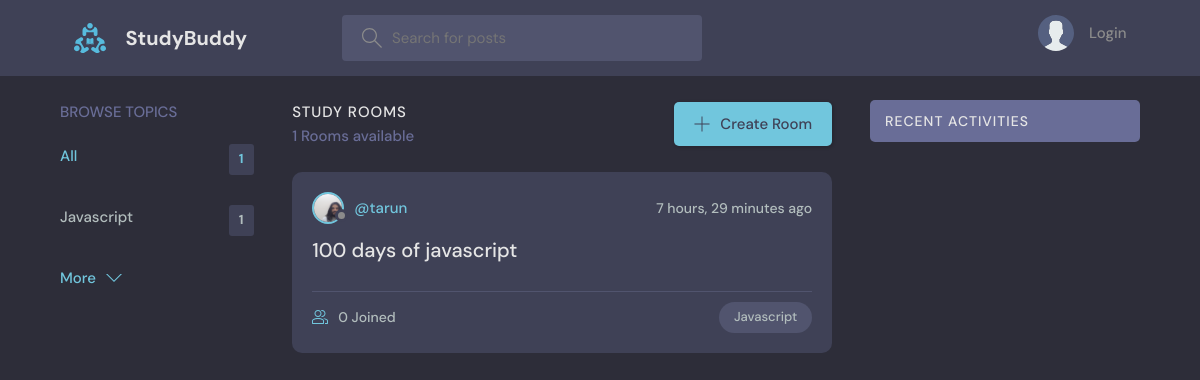
The page / on the database its author committed.
### base/models.py (models this page shows, shortened)
class Topic(models.Model):
    name = models.CharField(max_length=200)

class Room(models.Model):
    host = models.ForeignKey(User, on_delete=models.SET_NULL, null=True)
    topic = models.ForeignKey(Topic, on_delete=models.SET_NULL, null=True)
    name = models.CharField(max_length=200)
    description = models.TextField(null=True, blank=True)
    participants = models.ManyToManyField(
        User, related_name='participants', blank=True)
    updated = models.DateTimeField(auto_now=True)
    created = models.DateTimeField(auto_now_add=True)
    class Meta:
        ordering = ['-updated', '-created']

class User(AbstractUser):
    name = models.CharField(max_length=200, null=True)
    email = models.EmailField(unique=True, null=True)
    bio = models.TextField(null=True)
    avatar = models.ImageField(null=True, default="avatar.svg")
    USERNAME_FIELD = 'email'
    REQUIRED_FIELDS = []

### base/views.py (the view)
# urls.py: path('', views.home, name="home"),
def home(request):
    q = request.GET.get('q') if request.GET.get('q') != None else ''
    rooms = Room.objects.filter(
        Q(topic__name__icontains=q) |
        Q(name__icontains=q) |
        Q(description__icontains=q)
    )
    topics = Topic.objects.all()[0:5]
    room_count = rooms.count()
    room_messages = Message.objects.filter(
        Q(room__topic__name__icontains=q))[0:3]
    context = {'rooms': rooms, 'topics': topics,
               'room_count': room_count, 'room_messages': room_messages}
    return render(request, 'base/home.html', context)

### base/templates/base/home.html (shortened to what this page needs)
{% extends 'main.html' %} {% block content %}
<main class="layout layout--3">
  <div class="container">
    {% include 'base/topic_component.html' %}
    <div class="roomList">
      <div class="roomList__header">
        <div>
          <h2>Study Rooms</h2>
          <p>{{room_count}} Rooms available</p>
        </div>
        <a class="btn btn--main" href="{% url 'create-room' %}">
          <svg
            version="1.1"
            xmlns="http://www.w3.org/2000/svg"
            width="32"
            height="32"
            viewBox="0 0 32 32"
          >
            <title>add</title>
            <path
              d="M16.943 0.943h-1.885v14.115h-14.115v1.885h14.115v14.115h1.885v-14.115h14.115v-1.885h-14.115v-14.115z"
            ></path>
          </svg>
          Create Room
        </a>
      </div>
      {% include 'base/feed_component.html' %}
    </div>
    {% include 'base/activity_component.html' %}
  </div>
</main>
{% endblock %}

### base/templates/base/topic_component.html
<div class="topics">
  <div class="topics__header">
    <h2>Browse Topics</h2>
  </div>
  <ul class="topics__list">
    <li>
      <a href="{% url 'home' %}" class="active"
        >All <span>{{topics.count}}</span></a
      >
    </li>
    {% for topic in topics %}
    <li>
      <a href="{% url 'home' %}?q={{topic.name}}"
        >{{topic.name}}<span>{{topic.room_set.all.count}}</span></a
      >
    </li>
    {% endfor %}
  </ul>
  <a class="btn btn--link" href="{% url 'topics' %}">
    More
    <svg
      version="1.1"
      xmlns="http://www.w3.org/2000/svg"
      width="32"
      height="32"
      viewBox="0 0 32 32"
    >
      <title>chevron-down</title>
      <path d="M16 21l-13-13h-3l16 16 16-16h-3l-13 13z"></path>
    </svg>
  </a>
</div>

### base/templates/base/feed_component.html (shortened to what this page needs)
{% for room in rooms %}
<div class="roomListRoom">
    <div class="roomListRoom__header">
        <a href="{% url 'user-profile' room.host.id %}" class="roomListRoom__author">
            <div class="avatar avatar--small">
                <img src="{{room.host.avatar.url}}" />
            </div>
            <span>@{{room.host.username}}</span>
        </a>
        <div class="roomListRoom__actions">
            <span>{{room.created|timesince}} ago</span>
        </div>
    </div>
    <div class="roomListRoom__content">
        <a href="{% url 'room' room.id %}">{{room.name}}</a>
    </div>
    <div class="roomListRoom__meta">
        <a href="{% url 'room' room.id %}" class="roomListRoom__joined">
            {{room.participants.all.count}} Joined
        </a>
        <p class="roomListRoom__topic">{{room.topic.name}}</p>
    </div>
</div>
{% endfor %}

### static/styles/style.css (style rules this page uses)
:root { --color-main: #71c6dd; --color-main-light: #e1f6fb; --color-dark: #3f4156; --color-dark-medium: #51546e; --color-dark-light: #696d97; --color-light: #e5e5e5; --color-gray: #8b8b8b; --color-light-gray: #b2bdbd; --color-bg: #2d2d39; --color-success: #5dd693; --color-error: #fc4b0b; }
* { font-family: "DM Sans", -apple-system, BlinkMacSystemFont, "Segoe UI", Roboto, Oxygen, Ubuntu, Cantarell, "Open Sans", "Helvetica Neue", sans-serif; margin: 0; padding: 0; box-sizing: border-box; text-rendering: optimizeLegibility; font-size: inherit; }
html { font-size: 56.25%; }
@media only screen and (min-width: 1200px) { html { font-size: 62.5%; } }
body { line-height: 1.6; font-weight: 400; font-size: 1.5rem; color: var(--color-light-gray); background-color: var(--color-bg); min-height: 100vh; }
img { width: 100%; }
a { display: inline-block; color: var(--color-main); text-decoration: none; }
.container { max-width: 120rem; width: 90%; margin: auto; }
.btn { background-color: transparent; border: none; display: inline-flex; align-items: center; gap: 1rem; cursor: pointer; transition: all ease-in-out 0.3s; padding: 1rem 2rem; border-radius: 5px; box-shadow: 1px 1px 3px 1px rgba(0, 0, 0, 0.15); font-weight: 500; }
.btn--link { border-radius: 0; padding: 0; color: var(--color-main); box-shadow: none; }
.btn--main { background-color: var(--color-main); color: var(--color-dark); }
.btn > svg { fill: currentColor; width: 1.6rem; height: 1.6rem; }
.avatar { position: relative; display: inline-block; border-radius: 50%; border: 2px solid var(--color-main); }
.avatar img { display: block; border-radius: 50%; object-fit: cover; object-position: center; }
.avatar::after { content: ""; display: block; position: absolute; background-color: var(--color-gray); z-index: 111; border-radius: 50%; border: 0.3rem solid var(--color-dark); }
.avatar.avatar--small img { width: 2.8rem; height: 2.8rem; }
.avatar.avatar--small:after { width: 0.7rem; height: 0.7rem; bottom: 0px; right: -6px; }
.layout { margin-top: 2.4rem; }
.layout > .container { display: flex; justify-content: space-between; align-items: flex-start; }
.layout--3 > .container > div:first-child { flex-basis: 18%; max-width: 22.5rem; }
.layout--3 > .container > div:nth-child(2) { flex-basis: 50%; }
.topics__header { margin-bottom: 2rem; }
.topics__header h2 { text-transform: uppercase; font-weight: 500; color: var(--color-dark-light); }
.topics__list { list-style: none; }
.topics__list li a { display: flex; justify-content: space-between; margin-bottom: 3rem; font-weight: 500; color: var(--color-light-gray); transition: all 0.3s ease-in-out; }
.topics__list li a.active, .topics__list li a:hover { color: var(--color-main); }
.topics__list li a span { padding: 0.5rem 1rem; background-color: var(--color-dark); border-radius: 3px; font-size: 1.3rem; font-weight: 700; letter-spacing: 1px; }
.roomList__header { display: flex; justify-content: space-between; align-items: center; margin-bottom: 2.4rem; }
.roomList__header h2 { text-transform: uppercase; font-weight: 500; color: var(--color-light); letter-spacing: 1px; }
.roomList__header p { font-weight: 500; color: var(--color-dark-light); }
.roomListRoom { margin-bottom: 2.4rem; background-color: var(--color-dark); border-radius: 1rem; padding: 2rem; }
.roomListRoom__header { display: flex; justify-content: space-between; align-items: center; }
.roomListRoom__author { font-weight: 500; display: flex; align-items: center; gap: 1rem; }
.roomListRoom__actions { display: flex; align-items: flex-start; gap: 1rem; position: relative; }
.roomListRoom__actions span { font-size: 1.4rem; font-weight: 500; }
.roomListRoom__content { margin: 1rem 0; }
.roomListRoom__content a { font-size: 2rem; font-weight: 500; margin-bottom: 1.5rem; color: var(--color-light); transition: all 0.3s ease-in-out; }
.roomListRoom__meta { border-top: 1px solid var(--color-dark-medium); padding-top: 1rem; display: flex; align-items: center; justify-content: space-between; }
.roomListRoom__joined { color: var(--color-light-gray); display: flex; align-items: center; gap: 1rem; font-size: 1.4rem; font-weight: 500; }
.roomListRoom__joined svg { fill: var(--color-main); width: 1.6rem; height: 1.6rem; }
.roomListRoom__topic { padding: 5px 1.5rem; background-color: var(--color-dark-medium); border-radius: 5rem; font-weight: 500; font-size: 1.3rem; }

### rows shown on the page
Topic: name "Javascript", room_set.all.count "1"
Room: host.avatar (picture), host.username "tarun", created "7 hours, 29 minutes", name "100 days of javascript", participants.all.count "0", topic.name "Javascript"

### other values the page prints
{{ topics.count }} "1"
{{ room_count }} "1"
